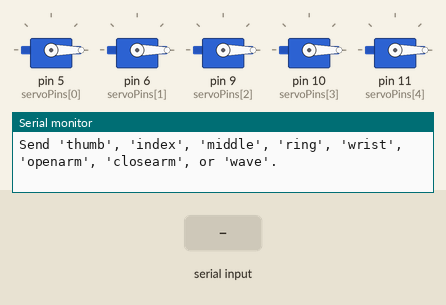
A sketch run on a simulated Arduino Uno, built with avr-gcc and run on an emulated ATmega328P. Parts: 5 × servo, the last lines printed to the serial monitor. Inputs (shaded band) come from the test bench.

Above: at 1.2 s.
1.3 s: "thumb\n" received over Serial
At 1.76 s:
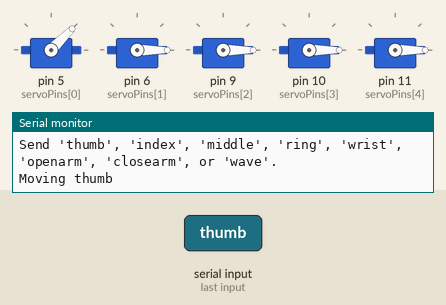
4.3 s: "index\n" received over Serial
At 4.48 s:
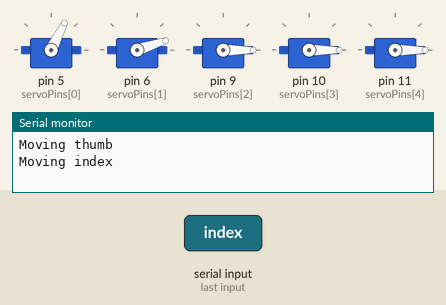
7.3 s: "middle\n" received over Serial
At 7.51 s:
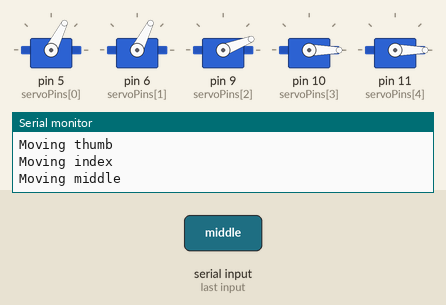
10.3 s: "ring\n" received over Serial
At 10.54 s:
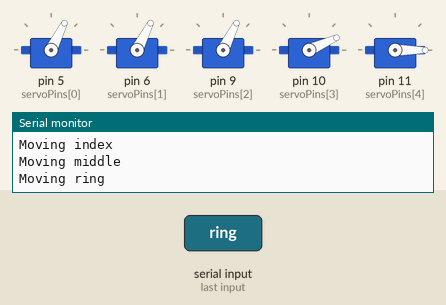
13.3 s: "little\n" received over Serial
At 13.58 s:
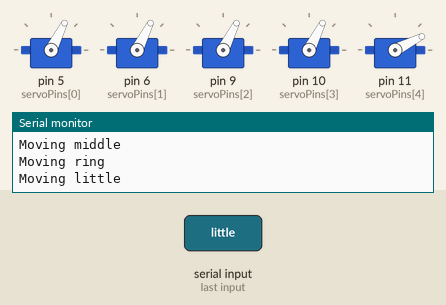
16.3 s: "openarm\n" received over Serial
Timing chart, 0 to 19.7 s (numbered marks = the images above; inputs shaded):
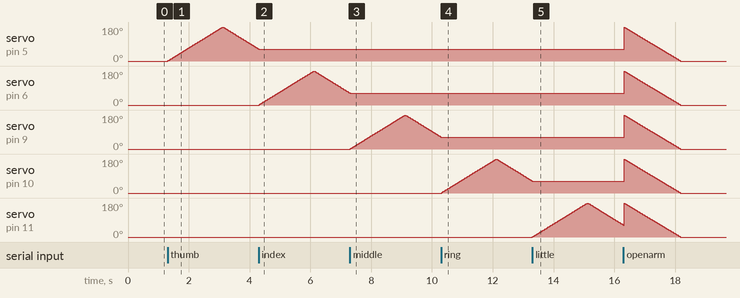

Measured:
- after the input at 1.3 s, servo on pin 5 (servoPins[0]): rises from 0° to 179° in 1.8 s, then falls to 63° in 1.2 s
- after the input at 4.3 s, servo on pin 5 (servoPins[0]): stays 63° (without the input it goes to 61° after 0.01 s); servo on pin 6 (servoPins[1]): rises from 0° to 180° in 1.8 s, then falls to 64° in 1.2 s
- after the input at 7.3 s, servo on pin 6 (servoPins[1]): goes on until 7.3 s, then stays 63°; servo on pin 9 (servoPins[2]): rises from 0° to 179° in 1.8 s, then falls to 63° in 1.2 s
- after the input at 10.3 s, servo on pin 9 (servoPins[2]): stays 63° (without the input it goes to 61° after 0.02 s); servo on pin 10 (servoPins[3]): rises from 0° to 180° in 1.8 s, then falls to 64° in 1.2 s
- after the input at 13.3 s, servo on pin 10 (servoPins[3]): goes on until 13.3 s, then stays 63°; servo on pin 11 (servoPins[4]): rises from 0° to 179° in 1.8 s, then falls to 63° in 1.2 s

The sketch:

Prosthetic_arm.ino.ino
```cpp
#include <Servo.h>

Servo servos[5];
int servoPins[5] = {5, 6, 9, 10, 11}; // 0: Thumb, 1: Index, 2: Middle, 3: Ring, 4: Wrist

String inputCommand = "";
int activeFinger = -1;
int angle = 0;
bool isMoving = false;
bool goingForward = true;
bool isWave = false;

void setup() {
  Serial.begin(9600); // For Bluetooth communication

  for (int i = 0; i < 5; i++) {
    servos[i].attach(servoPins[i]);
    servos[i].write(0); // Initial position
  }

  Serial.println("Send 'thumb', 'index', 'middle', 'ring', 'wrist', 'openarm', 'closearm', or 'wave'.");
}

void loop() {
  // Check for serial input
  if (Serial.available()) {
    inputCommand = Serial.readStringUntil('\n');
    inputCommand.trim();
    inputCommand.toLowerCase();

    if (inputCommand == "thumb") activeFinger = 0;
    else if (inputCommand == "index") activeFinger = 1;
    else if (inputCommand == "middle") activeFinger = 2;
    else if (inputCommand == "ring") activeFinger = 3;
    else if (inputCommand == "little" || inputCommand == "wrist") activeFinger = 4;

    if (activeFinger != -1) {
      isMoving = true;
      angle = 0;
      goingForward = true;
      Serial.print("Moving ");
      Serial.println(inputCommand);
    }

    // Open arm
    if (inputCommand == "openarm") {
      Serial.println("Opening all fingers...");
      for (int pos = 180; pos >= 0; pos--) {
        for (int i = 0; i < 5; i++) {
          servos[i].write(pos);
        }
        delay(10);
      }
      Serial.println("Arm opened.");
    }

    // Close arm
    else if (inputCommand == "closearm") {
      Serial.println("Closing all fingers...");
      for (int pos = 0; pos <= 180; pos++) {
        for (int i = 0; i < 5; i++) {
          servos[i].write(pos);
        }
        delay(10);
      }
      Serial.println("Arm closed.");
    }

    // Wave motion
    else if (inputCommand == "wave") {
      Serial.println("Performing wave gesture...");
      for (int i = 0; i < 5; i++) {
        for (int pos = 0; pos <= 180; pos++) {
          servos[i].write(pos);
          delay(5);
        }
        for (int pos = 180; pos >= 0; pos--) {
          servos[i].write(pos);
          delay(5);
        }
      }
      Serial.println("Wave complete.");
    }

    // Reset for next command
    if (inputCommand == "openarm" || inputCommand == "closearm" || inputCommand == "wave") {
      inputCommand = "";
      activeFinger = -1;
    }
  }

  // Animate finger movement (individual)
  if (isMoving && activeFinger != -1) {
    if (goingForward) {
      angle++;
      if (angle >= 180) goingForward = false;
    } else {
      angle--;
      if (angle <= 0) {
        isMoving = false;
        activeFinger = -1;
        Serial.println("Movement complete.");
      }
    }

    servos[activeFinger].write(angle);
    delay(10); // Smooth motion
  }
}
```
